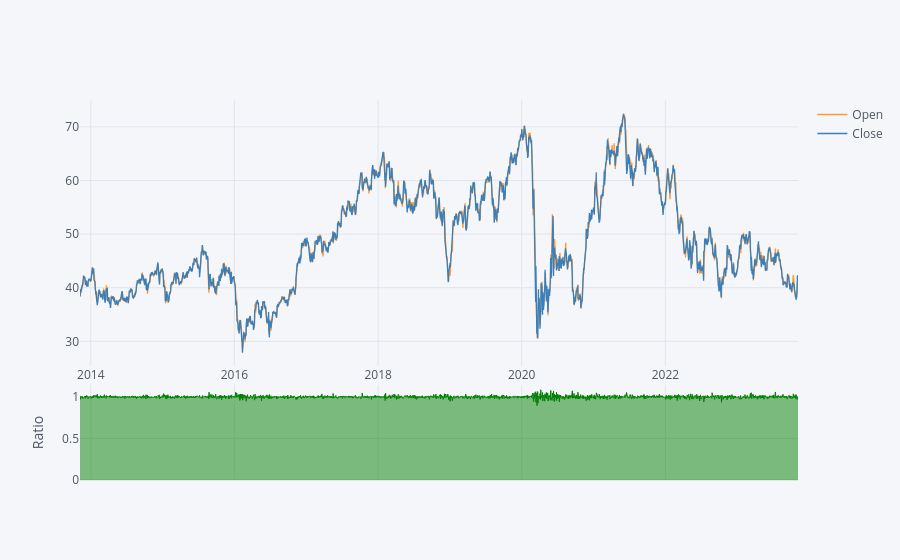

The code cell stored with this chart in its notebook:
### Code cell
# Ratio plot for Citi - comparing the open and close prices
c_hist[['Open','Close']].iplot(kind='ratio')

### Figure 1 — Plotly figure (JSON) as saved in the notebook; plotly's stock layout.template omitted (floating-point values rounded to 4 significant figures; data arrays with more than 128 entries replaced by an {"elided": "..."} marker saying what was removed)
{"data": [{"line": {"color": "rgba(255, 153, 51, 1.0)", "dash": "solid", "shape": "linear", "width": 1.3}, "mode": "lines", "name": "Open", "text": "", "type": "scatter", "x": {"elided": "2516 str values"}, "y": {"elided": "2516 float values"}}, {"line": {"color": "rgba(55, 128, 191, 1.0)", "dash": "solid", "shape": "linear", "width": 1.3}, "mode": "lines", "name": "Close", "text": "", "type": "scatter", "x": {"elided": "2516 str values"}, "y": {"elided": "2516 float values"}}, {"connectgaps": false, "fill": "tozeroy", "line": {"color": "rgba(0, 128, 0, 1.0)", "dash": "solid", "shape": "linear", "width": 1}, "mode": "lines", "name": "Ratio", "showlegend": false, "type": "scatter", "x": {"elided": "2516 str values"}, "xaxis": "x2", "y": {"elided": "2516 float values"}, "yaxis": "y2"}], "layout": {"hovermode": "x", "legend": {"bgcolor": "#F5F6F9", "font": {"color": "#4D5663"}}, "paper_bgcolor": "#F5F6F9", "plot_bgcolor": "#F5F6F9", "title": {"font": {"color": "#4D5663"}}, "xaxis": {"gridcolor": "#E1E5ED", "showgrid": true, "tickfont": {"color": "#4D5663"}, "title": {"font": {"color": "#4D5663"}, "text": ""}, "zerolinecolor": "#E1E5ED"}, "xaxis2": {"anchor": "y2", "gridcolor": "#E1E5ED", "showgrid": true, "showticklabels": false, "tickfont": {"color": "#4D5663"}, "title": {"font": {"color": "#4D5663"}, "text": ""}, "zerolinecolor": "#E1E5ED"}, "yaxis": {"domain": [0.3, 1], "gridcolor": "#E1E5ED", "showgrid": true, "tickfont": {"color": "#4D5663"}, "title": {"font": {"color": "#4D5663"}, "text": ""}, "zerolinecolor": "#E1E5ED"}, "yaxis2": {"domain": [0, 0.25], "gridcolor": "#E1E5ED", "showgrid": true, "tickfont": {"color": "#4D5663"}, "title": {"font": {"color": "#4D5663"}, "text": "Ratio"}, "zerolinecolor": "#E1E5ED"}}}
